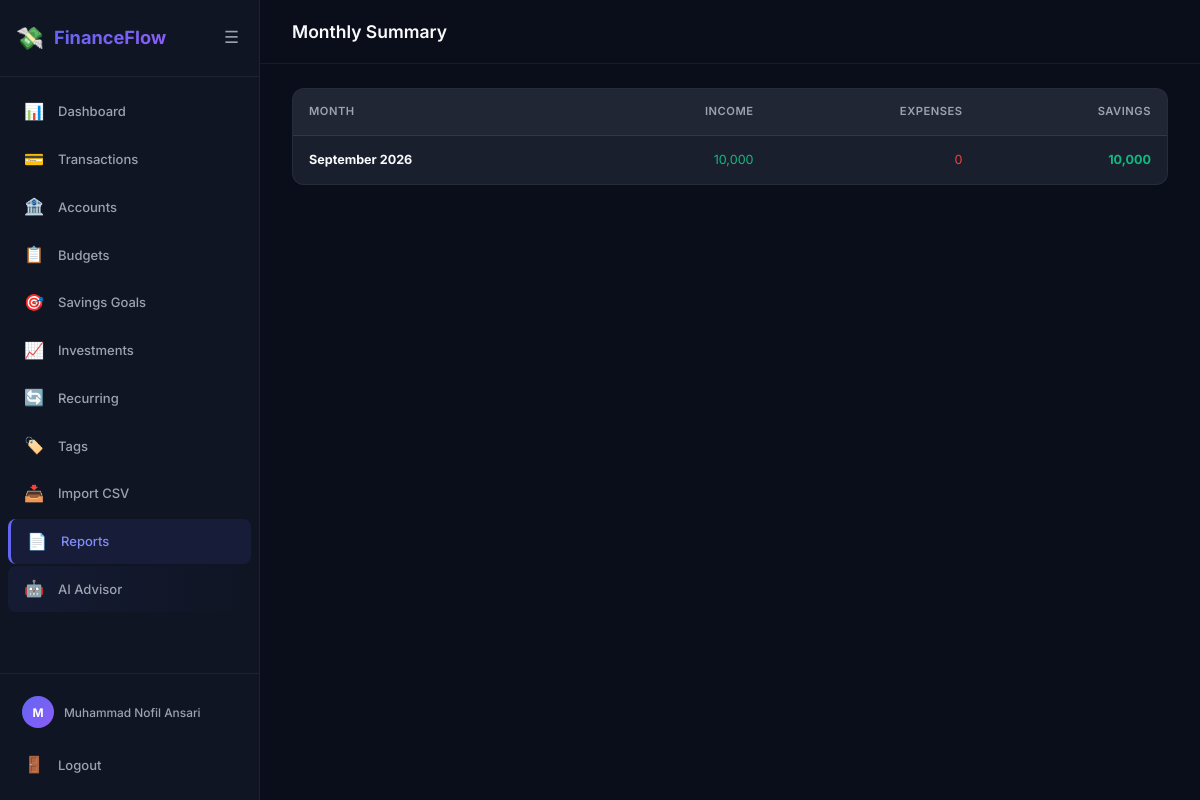
The app's page /reports/monthly (signed in) with its own data.
### app/models/user.py (models this page shows, shortened)
class User(UserMixin, db.Model):
    __tablename__ = 'users'
    user_id = db.Column(db.Integer, primary_key=True)
    name = db.Column(db.String(100), nullable=False)
    email = db.Column(db.String(150), unique=True, nullable=False)
    phone = db.Column(db.String(20))
    password_hash = db.Column(db.String(256))
    google_id = db.Column(db.String(100), unique=True)
    avatar_url = db.Column(db.String(500))
    preferred_currency = db.Column(db.String(10), default='PKR')
    is_active = db.Column(db.Boolean, default=True)
    created_at = db.Column(db.DateTime, default=datetime.utcnow)
    accounts = db.relationship('Account', backref='user', lazy='dynamic')
    transactions = db.relationship('Transaction', backref='user', lazy='dynamic')
    budgets = db.relationship('Budget', backref='user', lazy='dynamic')
    savings_goals = db.relationship('SavingsGoal', backref='user', lazy='dynamic')
    investments = db.relationship('Investment', backref='user', lazy='dynamic')
    recurring_transactions = db.relationship('RecurringTransaction', backref='user', lazy='dynamic')
    categories = db.relationship('Category', backref='user', lazy='dynamic')
    tags = db.relationship('Tag', backref='user', lazy='dynamic')
    notifications = db.relationship('Notification', backref='user', lazy='dynamic')
    financial_profile = db.relationship('FinancialProfile', backref='user', uselist=False, lazy='joined')
    ai_messages = db.relationship('AiChatMessage', backref='user', lazy='dynamic', order_by='AiChatMessage.created_at')
    @property
    def display_name(self):
        return self.name or self.email.split('@')[0]

### app/models/transaction.py (models this page shows, shortened)
class Transaction(db.Model):
    __tablename__ = 'transactions'
    TRANSACTION_TYPES = ('income', 'expense')
    transaction_id = db.Column(db.Integer, primary_key=True)
    user_id = db.Column(db.Integer, db.ForeignKey('users.user_id'), nullable=False)
    account_id = db.Column(db.Integer, db.ForeignKey('accounts.account_id'), nullable=False)
    category_id = db.Column(db.Integer, db.ForeignKey('categories.category_id'))
    amount = db.Column(db.Numeric(12, 2), nullable=False)
    transaction_type = db.Column(db.String(20), nullable=False)
    description = db.Column(db.String(255))
    transaction_date = db.Column(db.Date, nullable=False)
    currency = db.Column(db.String(10), default='PKR')
    exchange_rate = db.Column(db.Numeric(12, 6), default=1.0)
    is_deleted = db.Column(db.Boolean, default=False)
    deleted_at = db.Column(db.DateTime)
    created_at = db.Column(db.DateTime, default=datetime.utcnow)
    tags = db.relationship('Tag', secondary='transaction_tags', backref='transactions', lazy='dynamic')
    __table_args__ = (
        db.Index('idx_tx_date', 'transaction_date'),
        db.Index('idx_tx_amount', 'amount'),
        db.Index('idx_tx_category', 'category_id', 'transaction_type'),
        db.Index('idx_tx_user', 'user_id'),
        db.Index('idx_tx_account', 'account_id'),
    )

### app/reports/routes.py (the view)
@reports_bp.route('/monthly')
@login_required
def monthly():
    transactions = Transaction.query.filter_by(
        user_id=current_user.user_id, is_deleted=False
    ).order_by(Transaction.transaction_date.desc()).all()
    month_data = defaultdict(lambda: {'income': 0, 'expense': 0})
    for txn in transactions:
        key = txn.transaction_date.replace(day=1)
        if txn.transaction_type == 'income':
            month_data[key]['income'] += float(txn.amount)
        else:
            month_data[key]['expense'] += float(txn.amount)
    data = []
    for month_key in sorted(month_data.keys(), reverse=True):
        vals = month_data[month_key]
        data.append({
            'month': month_key.strftime('%B %Y'),
            'income': vals['income'],
            'expense': vals['expense'],
            'savings': vals['income'] - vals['expense'],
        })
    return render_template('reports/monthly.html', data=data)

### app/__init__.py (called while the page is built)
def _register_user_loader():
    from .models.user import User
    @login_manager.user_loader
    def load_user(user_id):
        return db.session.get(User, int(user_id))

def _register_context_processors(app):
    @app.context_processor
    def inject_globals():
        return {
            'app_name': 'FinanceFlow',
        }

### app/templates/reports/monthly.html (shortened to what this page needs)
{% extends 'base.html' %}
{% block page_title %}Monthly Summary{% endblock %}
{% block content %}
{% if data %}
<div class="table-container">
    <table>
        <thead><tr><th>Month</th><th style="text-align:right">Income</th><th style="text-align:right">Expenses</th><th style="text-align:right">Savings</th></tr></thead>
        <tbody>
            {% for row in data %}
            <tr>
                <td class="font-bold">{{ row.month }}</td>
                <td style="text-align:right" class="text-success">{{ '{:,.0f}'.format(row.income) }}</td>
                <td style="text-align:right" class="text-danger">{{ '{:,.0f}'.format(row.expense) }}</td>
                <td style="text-align:right" class="font-bold {% if row.savings >= 0 %}text-success{% else %}text-danger{% endif %}">
                    {{ '{:,.0f}'.format(row.savings) }}
                </td>
            </tr>
            {% endfor %}
        </tbody>
    </table>
</div>
{% else %}
<div class="empty-state"><div class="empty-state-text">No data yet</div></div>
{% endif %}
{% endblock %}

### app/templates/base.html (shortened to what this page needs)
<!DOCTYPE html>
<html lang="en">
<head>
    <link rel="stylesheet" href="{{ url_for('static', filename='css/style.css') }}">
</head>
<body>
    {% if current_user.is_authenticated %}
    <div class="app-layout">
        <aside class="sidebar" id="sidebar">
            <div class="sidebar-header">
                <div class="logo">
                    <span class="logo-icon">💸</span>
                    <span class="logo-text">FinanceFlow</span>
                </div>
                <button class="sidebar-toggle" id="sidebarToggle" aria-label="Toggle sidebar">
                    <span class="toggle-icon">☰</span>
                </button>
            </div>
            <nav class="sidebar-nav">
                <a href="{{ url_for('dashboard.index') }}" class="nav-item {% if request.endpoint and request.endpoint.startswith('dashboard') %}active{% endif %}">
                    <span class="nav-icon">📊</span><span class="nav-label">Dashboard</span>
                </a>
                <a href="{{ url_for('transactions.index') }}" class="nav-item {% if request.endpoint and request.endpoint.startswith('transactions') %}active{% endif %}">
                    <span class="nav-icon">💳</span><span class="nav-label">Transactions</span>
                </a>
                <a href="{{ url_for('accounts.index') }}" class="nav-item {% if request.endpoint and request.endpoint.startswith('accounts') %}active{% endif %}">
                    <span class="nav-icon">🏦</span><span class="nav-label">Accounts</span>
                </a>
                <a href="{{ url_for('budgets.index') }}" class="nav-item {% if request.endpoint and request.endpoint.startswith('budgets') %}active{% endif %}">
                    <span class="nav-icon">📋</span><span class="nav-label">Budgets</span>
                </a>
                <a href="{{ url_for('savings.index') }}" class="nav-item {% if request.endpoint and request.endpoint.startswith('savings') %}active{% endif %}">
                    <span class="nav-icon">🎯</span><span class="nav-label">Savings Goals</span>
                </a>
                <a href="{{ url_for('investments.index') }}" class="nav-item {% if request.endpoint and request.endpoint.startswith('investments') %}active{% endif %}">
                    <span class="nav-icon">📈</span><span class="nav-label">Investments</span>
                </a>
                <a href="{{ url_for('recurring.index') }}" class="nav-item {% if request.endpoint and request.endpoint.startswith('recurring') %}active{% endif %}">
                    <span class="nav-icon">🔄</span><span class="nav-label">Recurring</span>
                </a>
                <a href="{{ url_for('tags.index') }}" class="nav-item {% if request.endpoint and request.endpoint.startswith('tags') %}active{% endif %}">
                    <span class="nav-icon">🏷️</span><span class="nav-label">Tags</span>
                </a>
                <a href="{{ url_for('imports.upload') }}" class="nav-item {% if request.endpoint and request.endpoint.startswith('imports') %}active{% endif %}">
                    <span class="nav-icon">📥</span><span class="nav-label">Import CSV</span>
                </a>
                <a href="{{ url_for('reports.index') }}" class="nav-item {% if request.endpoint and request.endpoint.startswith('reports') %}active{% endif %}">
                    <span class="nav-icon">📄</span><span class="nav-label">Reports</span>
                </a>
                <a href="{{ url_for('ai.advisor') }}" class="nav-item {% if request.endpoint and request.endpoint.startswith('ai') %}active{% endif %}" style="background: linear-gradient(90deg, rgba(99,102,241,0.08), transparent);">
                    <span class="nav-icon">🤖</span><span class="nav-label">AI Advisor</span>
                </a>
            </nav>
            <div class="sidebar-footer">
                <div class="user-info">
                    {% if current_user.avatar_url %}
                    <img src="{{ current_user.avatar_url }}" alt="avatar" class="user-avatar">
                    {% else %}
                    <div class="user-avatar-placeholder">{{ current_user.display_name[0] | upper }}</div>
                    {% endif %}
                    <span class="user-name">{{ current_user.display_name }}</span>
                </div>
                <a href="{{ url_for('auth.logout') }}" class="nav-item logout-btn">
                    <span class="nav-icon">🚪</span><span class="nav-label">Logout</span>
                </a>
            </div>
        </aside>
        <main class="main-content">
            <header class="top-bar">
                <h1 class="page-title">{% block page_title %}Dashboard{% endblock %}</h1>
            </header>
            <div class="content-area">
                {% block content %}{% endblock %}
            </div>
        </main>
    </div>
    {% endif %}
</body>
</html>

### records on screen
User: name "M", display_name "Muhammad Nofil Ansari"
Transaction: month "September 2026", income "10,000", expense "0", savings "10,000"
